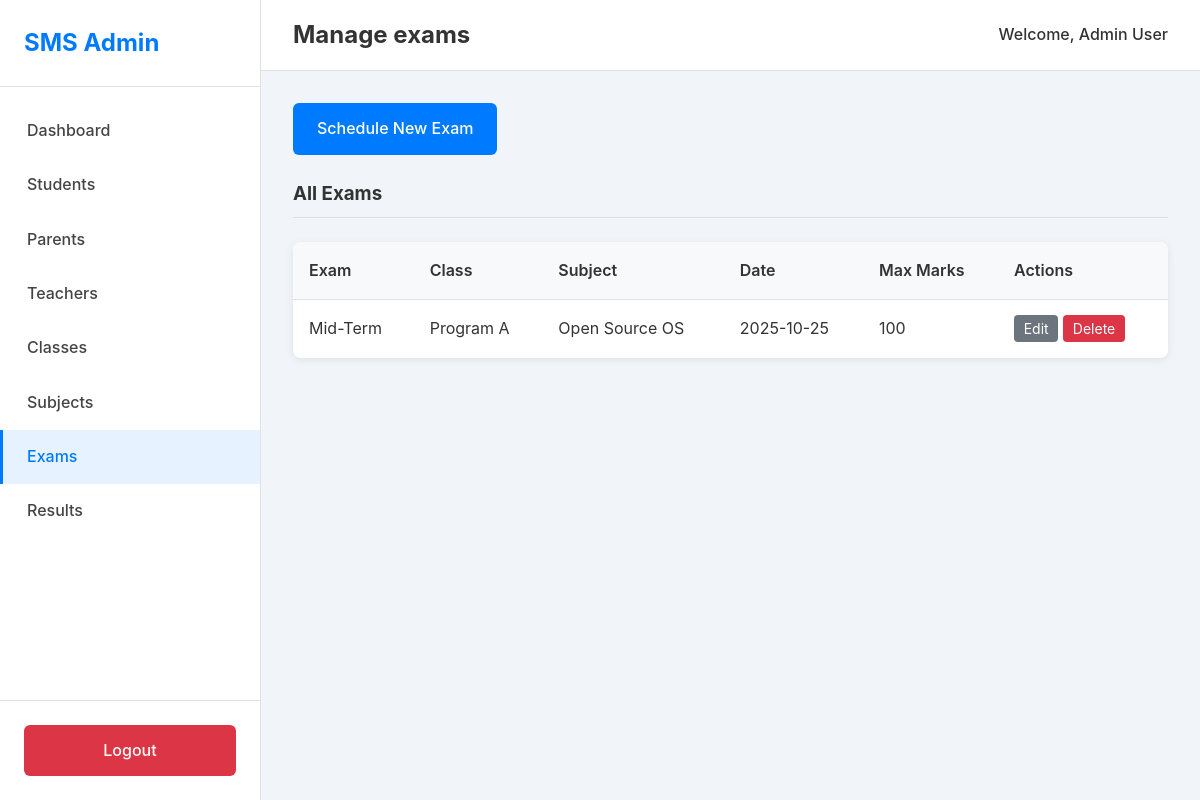
The app's page /index.php?page=manage_exams (signed in) with its own data.
### tables this page shows
CREATE TABLE `exam_schedule` (
  `exam_id` int(11) NOT NULL,
  `exam_name` varchar(150) NOT NULL,
  `subject_id` int(11) DEFAULT NULL,
  `class_id` int(11) DEFAULT NULL,
  `exam_date` date DEFAULT NULL,
  `max_marks` int(11) DEFAULT 100
);

CREATE TABLE `classes` (
  `class_id` int(11) NOT NULL,
  `class_name` varchar(50) NOT NULL,
  `academic_year` varchar(10) NOT NULL,
  `class_teacher_id` int(11) DEFAULT NULL
);

CREATE TABLE `subjects` (
  `subject_id` int(11) NOT NULL,
  `subject_name` varchar(100) NOT NULL,
  `subject_code` varchar(20) NOT NULL
);

### src/pages/manage_exams.php (the view, shortened to what this page needs)
<?php
$action = $_GET['action'] ?? 'list';
if ($action == 'list') {
    $stmt = $pdo->query("
        SELECT e.*, c.class_name, s.subject_name
        FROM Exam_Schedule e
        JOIN Classes c ON e.class_id = c.class_id
        JOIN Subjects s ON e.subject_id = s.subject_id
        ORDER BY e.exam_date DESC
    ");
    $exams = $stmt->fetchAll();
}
$classes = $pdo->query("SELECT * FROM Classes ORDER BY class_name")->fetchAll();
$subjects = $pdo->query("SELECT * FROM Subjects ORDER BY subject_name")->fetchAll();
?>
<div class="content-body">
    <?php if ($action == 'add'): ?>
        <h3>Schedule New Exam</h3>
        <form method="POST" action="index.php?page=manage_exams&action=add" class="data-form">
            <div class="form-group"><label>Exam Name</label><input type="text" name="exam_name" required placeholder="e.g., Mid-Term Exam"></div>
            <div class="form-group">
                <label>Class</label>
                <select name="class_id" required>
                    <option value="">Select a Class</option>
                    <?php foreach ($classes as $class): ?><option value="<?php echo $class['class_id']; ?>"><?php echo htmlspecialchars($class['class_name']); ?></option><?php endforeach; ?>
                </select>
            </div>
            <div class="form-group">
                <label>Subject</label>
                <select name="subject_id" required>
                    <option value="">Select a Subject</option>
                    <?php foreach ($subjects as $subject): ?><option value="<?php echo $subject['subject_id']; ?>"><?php echo htmlspecialchars($subject['subject_name']); ?></option><?php endforeach; ?>
                </select>
            </div>
            <div class="form-group"><label>Exam Date</label><input type="date" name="exam_date" required></div>
            <div class="form-group"><label>Max Marks</label><input type="number" name="max_marks" required value="100"></div>
            <div class="form-actions">
                <button type="submit" class="btn">Save Exam</button>
                <a href="index.php?page=manage_exams" class="btn btn-secondary">Cancel</a>
            </div>
        </form>
    <?php else: ?>
        <div class="page-actions"><a href="index.php?page=manage_exams&action=add" class="btn">Schedule New Exam</a></div>
        <h3>All Exams</h3>
        <table class="data-table">
            <thead><tr><th>Exam</th><th>Class</th><th>Subject</th><th>Date</th><th>Max Marks</th><th>Actions</th></tr></thead>
            <tbody>
                <?php foreach ($exams as $exam): ?>
                <tr>
                    <td><?php echo htmlspecialchars($exam['exam_name']); ?></td>
                    <td><?php echo htmlspecialchars($exam['class_name']); ?></td>
                    <td><?php echo htmlspecialchars($exam['subject_name']); ?></td>
                    <td><?php echo htmlspecialchars($exam['exam_date']); ?></td>
                    <td><?php echo htmlspecialchars($exam['max_marks']); ?></td>
                    <td><a href="#" class="btn-sm">Edit</a><a href="#" class="btn-sm btn-danger">Delete</a></td>
                </tr>
                <?php endforeach; ?>
            </tbody>
        </table>
    <?php endif; ?>
</div>

### public/css/style.css (style rules this page uses)
:root { --primary-color: #007bff; --secondary-color: #6c757d; --danger-color: #dc3545; --light-color: #f8f9fa; --dark-color: #343a40; --bg-color: #f1f5f9; --sidebar-bg: #ffffff; --text-color: #333; --border-color: #dee2e6; --shadow: 0 2px 8px rgba(0,0,0,0.08); }
body { font-family: -apple-system, BlinkMacSystemFont, "Segoe UI", Roboto, "Helvetica Neue", Arial, sans-serif; margin: 0; background-color: var(--bg-color); color: var(--text-color); font-size: 16px; line-height: 1.6; }
.content-body { padding: 2rem; flex-grow: 1; }
.content-body h3 { margin-top: 0; margin-bottom: 1.5rem; border-bottom: 1px solid var(--border-color); padding-bottom: 0.5rem; }
.btn, button.btn { display: inline-block; padding: 0.8rem 1.5rem; background: var(--primary-color); color: #fff; border: none; border-radius: 6px; text-decoration: none; font-size: 1rem; font-weight: 500; cursor: pointer; text-align: center; width: 100%; box-sizing: border-box; }
.btn-sm { padding: 0.3rem 0.6rem; font-size: 0.875rem; border-radius: 4px; text-decoration: none; background: var(--secondary-color); color: #fff; margin-right: 5px; }
.btn-sm.btn-danger { background: var(--danger-color); }
.page-actions { margin-bottom: 1.5rem; }
.page-actions .btn { width: auto; }
.data-table { width: 100%; border-collapse: collapse; background: #fff; box-shadow: var(--shadow); border-radius: 8px; overflow: hidden; }
.data-table th, .data-table td { padding: 1rem; border-bottom: 1px solid var(--border-color); text-align: left; }
.data-table th { background: var(--light-color); font-weight: 600; }
.data-table tr:last-child td { border-bottom: none; }

### records on screen
exam_schedule: exam_name "Mid-Term", class.class_name "Program A", subject.subject_name "Open Source OS", exam_date "2025-10-25", max_marks "100"

### other values on screen
str_replace('_', ' ', $current_page) "Manage exams"
$_SESSION['teacher_name'] "Admin User"
